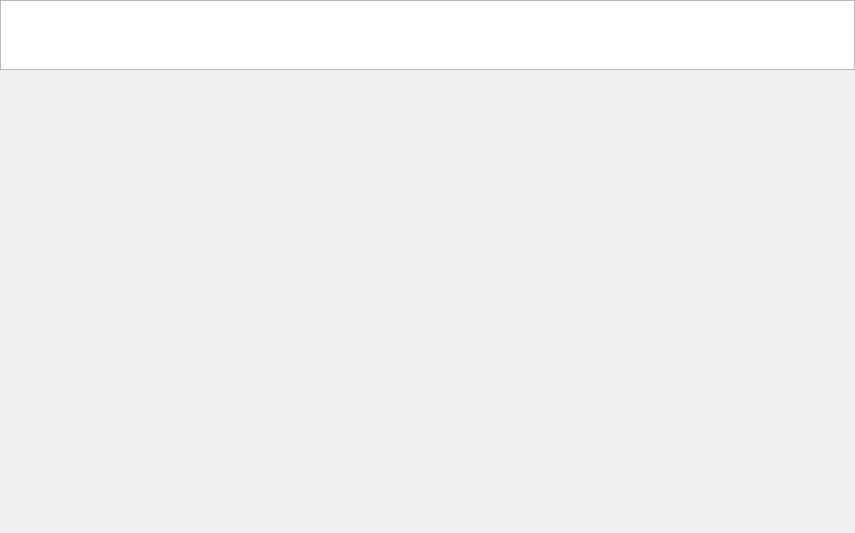
<?xml version="1.0" encoding="UTF-8"?>
<ui version="4.0">
 <class>main_window</class>
 <widget class="QWidget" name="main_window">
  <property name="geometry">
   <rect>
    <x>0</x>
    <y>0</y>
    <width>855</width>
    <height>533</height>
   </rect>
  </property>
  <property name="windowTitle">
   <string>Form</string>
  </property>
  <layout class="QGridLayout" name="gridLayout">
   <property name="leftMargin">
    <number>0</number>
   </property>
   <property name="topMargin">
    <number>0</number>
   </property>
   <property name="rightMargin">
    <number>0</number>
   </property>
   <property name="bottomMargin">
    <number>0</number>
   </property>
   <item row="0" column="0">
    <layout class="QVBoxLayout" name="v_layout" stretch="1,7">
     <item>
      <widget class="QListWidget" name="btns_list">
       <property name="flow">
        <enum>QListView::LeftToRight</enum>
       </property>
       <property name="spacing">
        <number>1</number>
       </property>
      </widget>
     </item>
     <item>
      <widget class="QWidget" name="curr_widget" native="true"/>
     </item>
    </layout>
   </item>
  </layout>
 </widget>
 <resources/>
 <connections/>
</ui>
